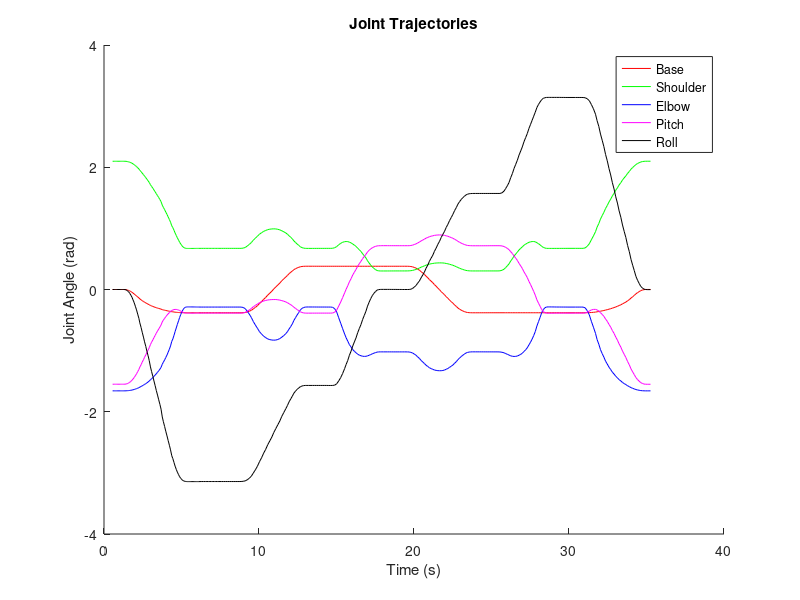

The MATLAB source for this figure: (Note: this script raises an error after producing the figure.)
%% SCRIPT_Scor6AxisBoxTest
close all
clear all
clc

%% Define BSEPR waypoints
% BSEPR waypoints used to define ScorBot joint trajectory 
BSEPR_all(1,:) = [  0.00000  2.09925 -1.65843 -1.54994  0.00000];
BSEPR_all(2,:) = [ -0.38051  0.67512 -0.29071 -0.38441 -3.14159];
BSEPR_all(3,:) = [  0.38051  0.67512 -0.29071 -0.38441 -1.57080];
BSEPR_all(4,:) = [  0.38051  0.30449 -1.02168  0.71719  0.00000];
BSEPR_all(5,:) = [ -0.38051  0.30449 -1.02168  0.71719  1.57080];
BSEPR_all(6,:) = [ -0.38051  0.67512 -0.29071 -0.38441  3.14159];
BSEPR_all(7,:) = [  0.00000  2.09925 -1.65843 -1.54994  0.00000];

%% Load data
% Load joint data collected from designated BSEPR waypoints
% -> Joint trajectories were captured from an actual ScorBot ER-4u using
%    the Intelitek USB controller.
load('ScorBotBoxData.mat');

%% Plot joint trajectory info
% -> Joint trajectories were captured from an actual ScorBot ER-4u using
%    the Intelitek USB controller.
fig = figure('Name','ScorBotBoxData: Joint Trajectory');
axs = axes('Parent',fig);
xlabel('Time (s)');
ylabel('Joint Angle (rad)');
title('Joint Trajectories');
hold(axs,'on');
colors = 'rgbmk';
t = tBSEPR(:,1);
for j = 2:size(tBSEPR,2)
    theta = tBSEPR(:,j);
    plt(j-1) = plot(axs,t,theta,['-',colors(j-1)]);
end
legend(axs,'Base','Shoulder','Elbow','Pitch','Roll');

%% Initialize and home the robot
Scor6Init('COM3'); % you will need to update the COM port
Scor6Home;

%% Send waypoint commands
for wpnt = 1:size(BSEPR_all,1)
    BSEPR = BSEPR_all(wpnt,:); % get current waypoint
    Scor6SetBSEPR(BSEPR);      % set waypoint
    Scor6WaitForMove;          % send waypoint and wait for movement to finish
end